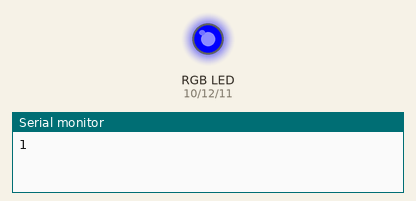
The sketch below on a simulated Arduino Uno, built with avr-gcc and run on an emulated ATmega328P. Shown: an RGB LED mixed from three pins (HIGH = lit), the last lines printed to the serial monitor. Random numbers use the default seed unless the sketch sets one.

Above: at 0.1 s.
At 15.1 s:
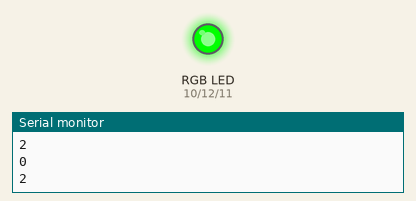
At 39.1 s:
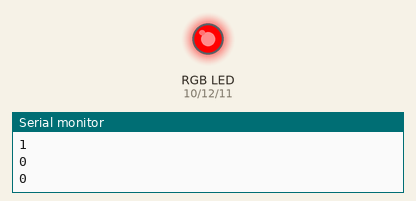
Timing chart, 0 to 40.0 s (numbered marks = the images above):
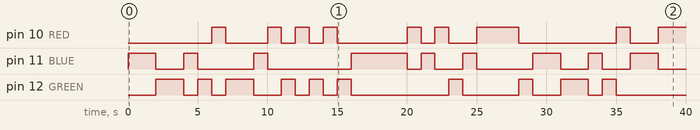

Measured:
- by itself, pin 10 (RED): LOW → HIGH at 6.0 s, → LOW 1.0 s later, → HIGH 3.0 s later, → LOW 1.0 s later, … (17 changes in this stretch)
- by itself, pin 11 (BLUE): LOW → HIGH at 0.00 s, → LOW 2.0 s later, → HIGH 2.0 s later, → LOW 1.0 s later, … (18 changes in this stretch)
- by itself, pin 12 (GREEN): LOW → HIGH at 2.0 s, → LOW 2.0 s later, → HIGH 1.0 s later, → LOW 1.0 s later, … (20 changes in this stretch)

The sketch:

rgbLEDTest.ino
```cpp
int ledDelay = 1000;

#define RED 10
#define BLUE 11
#define GREEN 12

void setup() {
  pinMode(RED, OUTPUT);
  pinMode(BLUE, OUTPUT);
  pinMode(GREEN, OUTPUT);

  Serial.begin(9600);
}

void loop() {
  int ledColor = random(3);
  Serial.println(ledColor);
  switch (ledColor) {
    case 0://RED
      digitalWrite(RED, HIGH);
      delay(ledDelay);
      digitalWrite(RED, LOW);
      break;
    case 1://BLUE
      digitalWrite(BLUE, HIGH);
      delay(ledDelay);
      digitalWrite(BLUE, LOW);
      break;
    case 2://GREEN
      digitalWrite(GREEN, HIGH);
      delay(ledDelay);
      digitalWrite(GREEN, LOW);
      break;
  }
}
```
